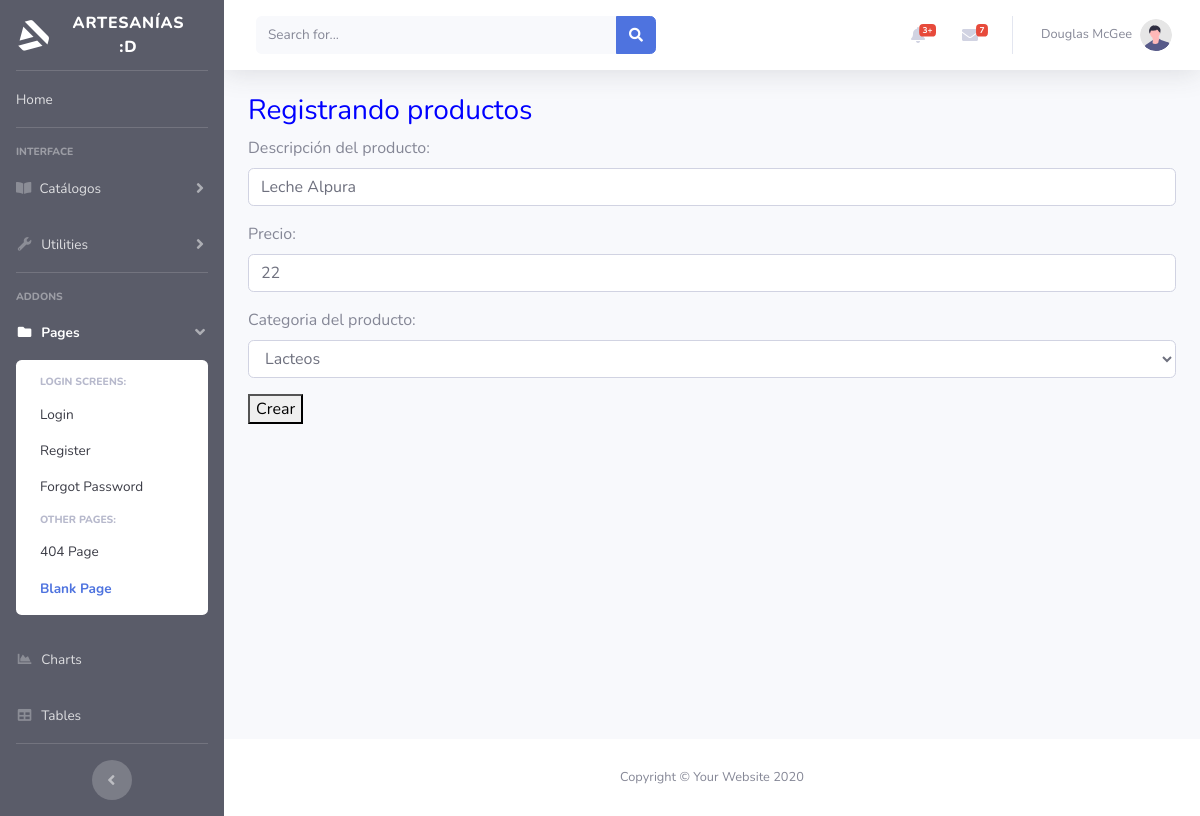
/catalogos/editar_producto/2, run on the app's committed database.
### catalogos/models.py (models this page shows, shortened)
class Producto(claseModelo):
    descripcion = models.CharField(max_length=50)
    precio = models.IntegerField(default=0)
    categoria = models.ForeignKey(Categoria,on_delete=models.CASCADE)

### catalogos/views.py (the view)
# urls.py: path('editar_producto/<pk>',UpdateProducto.as_view(),name="editar_producto"),
class UpdateProducto(UpdateView):
    model = Producto
    form_class = ProductoForm
    template_name = "crear_producto.html"
    success_url = reverse_lazy('home')

### catalogos/forms.py
class ProductoForm(forms.ModelForm):
    class Meta:
        model = Producto
        fields = [
            'descripcion',
            'precio',
            'categoria',
        ]
        labels = {
            'descripcion' : 'Descripción del producto',
            'precio' : 'Precio',
            'categoria': 'Categoria del producto'
        }
        widget = {
            'descripcion' : forms.TextInput(),
            'precio': forms.TextInput(),
            'categoria': forms.TextInput()
        }
    def __init__(self, *args, **kwargs):
        super().__init__(*args, **kwargs)
        for field in iter(self.fields):
            self.fields[field].widget.attrs.update({'class':'form-control'})

### catalogos/models.py (called while the page is built)
    def __str__(self):
        return '%s' % (self.nombre)

### catalogos/templates/crear_producto.html (shortened to what this page needs)
{% extends "base con formularios.html" %}
{% block contenido %}
    <h3 style="color: blue;">Registrando productos</h3>
    <form action="" method='post'>
        {{ form.as_p }}
        <button type="submit">Crear</button>
    </form>
{% endblock%}

### data on the page
Producto: descripcion "Leche Alpura", precio "22", categoria "Lacteos"
